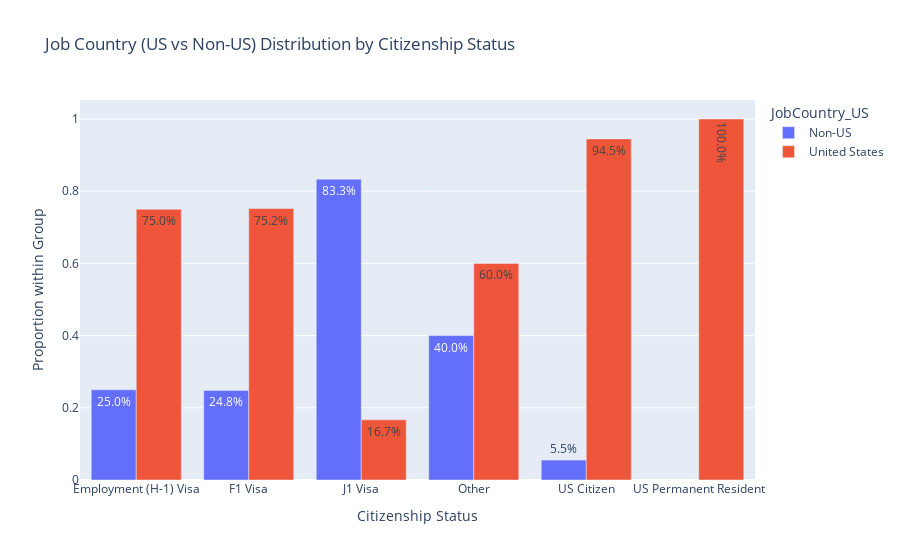

Notebook source saved alongside this figure:
### Code cell
fig = px.bar(
    df_counts_status,
    x="Citizenship Status",
    y="pct",
    color="JobCountry_US",
    barmode="group",
    text="pct",
    title="Job Country (US vs Non-US) Distribution by Citizenship Status",
)

fig.update_layout(
    xaxis_title="Citizenship Status", yaxis_title="Proportion within Group"
)

fig.update_traces(texttemplate="%{text:.1%}")
fig.show()

### Figure 1 — Plotly figure (JSON) as saved in the notebook; plotly's stock layout.template omitted (floating-point values rounded to 4 significant figures)
{"data": [{"alignmentgroup": "True", "hovertemplate": "JobCountry_US=Non-US<br>Citizenship Status=%{x}<br>pct=%{text}<extra></extra>", "legendgroup": "Non-US", "marker": {"color": "#636efa", "pattern": {"shape": ""}}, "name": "Non-US", "offsetgroup": "Non-US", "orientation": "v", "showlegend": true, "text": [0.25, 0.2482, 0.8333, 0.4, 0.05512], "textposition": "auto", "texttemplate": "%{text:.1%}", "type": "bar", "x": ["Employment (H-1) Visa", "F1 Visa", "J1 Visa", "Other", "US Citizen"], "xaxis": "x", "y": [0.25, 0.2482, 0.8333, 0.4, 0.05512], "yaxis": "y"}, {"alignmentgroup": "True", "hovertemplate": "JobCountry_US=United States<br>Citizenship Status=%{x}<br>pct=%{text}<extra></extra>", "legendgroup": "United States", "marker": {"color": "#EF553B", "pattern": {"shape": ""}}, "name": "United States", "offsetgroup": "United States", "orientation": "v", "showlegend": true, "text": [0.75, 0.7518, 0.1667, 0.6, 0.9449, 1.0], "textposition": "auto", "texttemplate": "%{text:.1%}", "type": "bar", "x": ["Employment (H-1) Visa", "F1 Visa", "J1 Visa", "Other", "US Citizen", "US Permanent Resident"], "xaxis": "x", "y": [0.75, 0.7518, 0.1667, 0.6, 0.9449, 1.0], "yaxis": "y"}], "layout": {"barmode": "group", "legend": {"title": {"text": "JobCountry_US"}, "tracegroupgap": 0}, "title": {"text": "Job Country (US vs Non-US) Distribution by Citizenship Status"}, "xaxis": {"anchor": "y", "domain": [0, 1], "title": {"text": "Citizenship Status"}}, "yaxis": {"anchor": "x", "domain": [0, 1], "title": {"text": "Proportion within Group"}}}}
